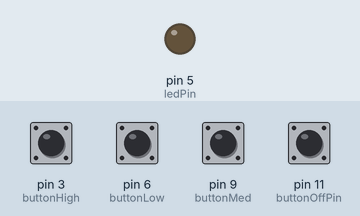
This sketch was run on a simulated Arduino Uno, built with avr-gcc and run on an emulated ATmega328P. On the bench: output pins drawn as LEDs (lit = HIGH). The inputs (shaded band) are chosen by the test bench; at power-on: pin 3 (buttonHigh), pin 6 (buttonLow), pin 9 (buttonMed), pin 11 (buttonOffPin) HIGH.

Above: at 1.2 s.
1.3 s: pin 3 (buttonHigh) pulled LOW for 0.15 s
At 2.5 s:
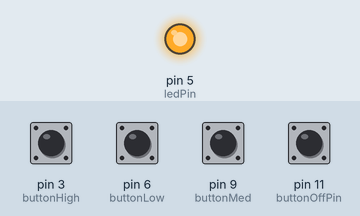
2.9 s: pin 9 (buttonMed) pulled LOW for 0.15 s
At 3.7 s:
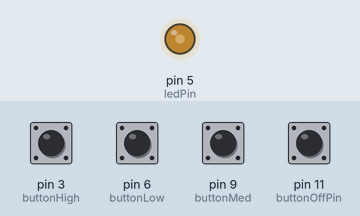
4.5 s: pin 3 (buttonHigh) pulled LOW for 1 s
At 4.9 s:
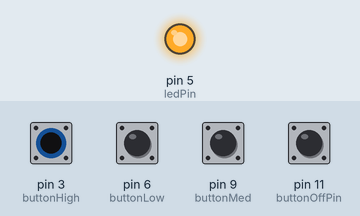
7.0 s: pin 6 (buttonLow) pulled LOW for 0.15 s
At 8.0 s:
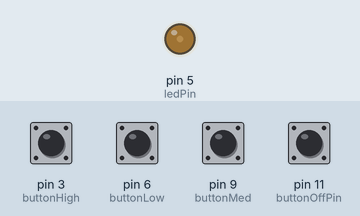
8.6 s: pin 11 (buttonOffPin) pulled LOW for 0.15 s
At 9.3 s:
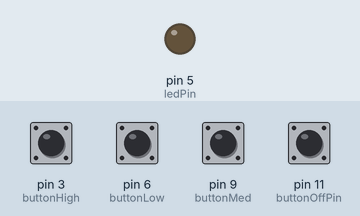
10.2 s: pin 6 (buttonLow) pulled LOW for 1 s
At 10.5 s:
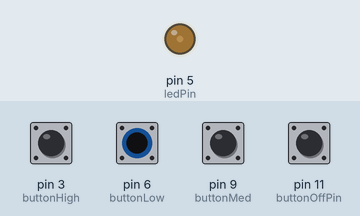
Timing chart, 0 to 13.2 s (numbered marks = the images above; inputs shaded):
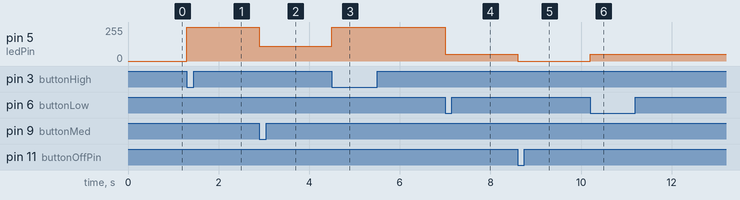

The sketch:

buttons_pt_two.ino
```cpp
int ledPin = 5;
int buttonHigh = 3;
int buttonOffPin = 11;
int buttonMed = 9;
int buttonLow = 6;

int highValue = 255;
int medValue = 110;
int lowValue = 50;
int offValue = 0;
void setup() {
  // put your setup code here, to run once:
  pinMode(ledPin, OUTPUT);
  pinMode(buttonHigh, INPUT_PULLUP);
  pinMode(buttonMed, INPUT_PULLUP);
  pinMode(buttonLow, INPUT_PULLUP);
  pinMode(buttonOffPin, INPUT_PULLUP);
}

void loop() {
  // put your main code here, to run repeatedly:

  if(digitalRead(buttonHigh) == LOW){
    analogWrite(ledPin, highValue);
  }
  if(digitalRead(buttonMed) == LOW){
    analogWrite(ledPin, medValue);
  }
  if(digitalRead(buttonLow) == LOW){
    analogWrite(ledPin, lowValue);
  }
  if(digitalRead(buttonOffPin) == LOW){
    analogWrite(ledPin, offValue);
  }

}
```

Measured:
- after the input at 1.3 s, pin 5 (ledPin): 0/255 → 255/255 at once
- after the input at 2.9 s, pin 5 (ledPin): 255/255 → 110/255 at once
- after the input at 4.5 s, pin 5 (ledPin): 110/255 → 255/255 at once
- after the input at 7.0 s, pin 5 (ledPin): 255/255 → 50/255 at once
- after the input at 8.6 s, pin 5 (ledPin): 50/255 → 0/255 at once
- after the input at 10.2 s, pin 5 (ledPin): 0/255 → 50/255 at once
